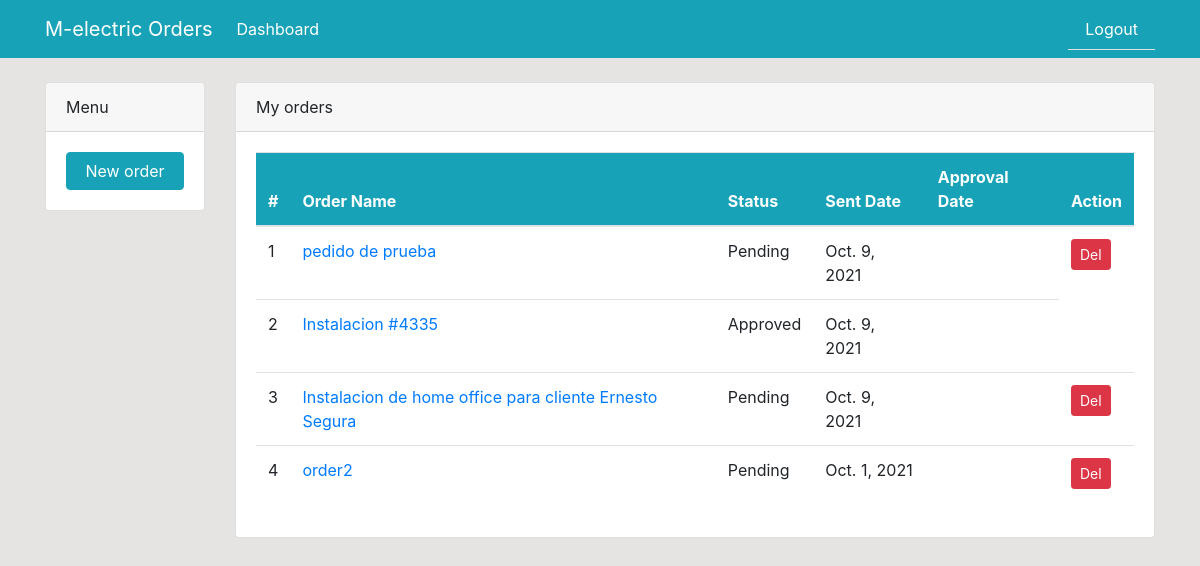
/dashboard (signed in), run on an earlier commit of the app's database.
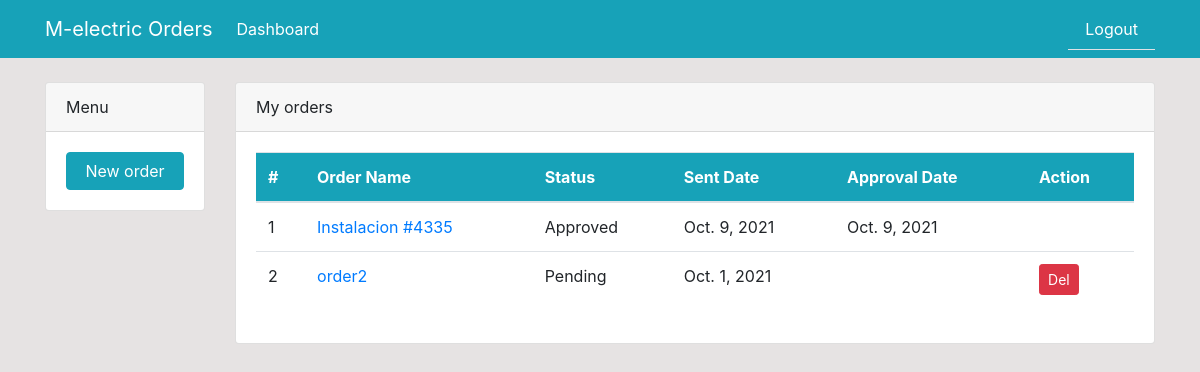
And on a later commit of the database.
### dashboard/models.py (models this page shows, shortened)
class Order(models.Model):
	description = models.CharField('Order Description', max_length=100)
	status = models.CharField('Status', max_length=50, choices=STATUS)
	user = models.ForeignKey(User, blank=True, null=True, on_delete=models.CASCADE)
	products = models.ManyToManyField(Product, blank=True, through='ThroughModel')
	created = models.DateTimeField(auto_now_add=True)
	approval_date = models.DateTimeField('Approval Date', blank=True, null=True)

### dashboard/views.py (the view)
# urls.py: path('dashboard', views.index, name='index'),
@login_required
def index(request):
    orders_list = Order.objects.filter(user=request.user).order_by('-created')
    pending_orders = Order.objects.filter(status='Pending')
    context = {
        'orders_list': orders_list,
        'pending_orders': pending_orders,
    }
    return render(request, 'dashboard/index.html', context)

### templates/dashboard/index.html (shortened to what this page needs)
{% extends 'partials/base.html' %}
{% block content %}
{% if user.is_authenticated and user.is_staff %}
{% include 'dashboard/pending_orders.html' %}
{% else %}
{% include 'dashboard/employee_index.html' %}
{% endif %}
{% endblock %}

### templates/dashboard/employee_index.html
{% load crispy_forms_tags %}
<div class="container">
    <div class="row mt-4">
        <div class="col-md-2">
            <div class="card">
                <div class="card-header">
                    Menu
                </div>
                <div class="card-body">
                    <a class="btn btn-info btn-block" href="{% url 'new-order' %}">New order</a>
                </div>
            </div>
        </div>
        <div class="col-md-10">
            <div class="card">
                <div class="card-header">
                    My orders
                </div>
                <div class="card-body">
                    <table class="table bg-white">
                        <thead class="bg-info text-white">
                            <tr>
                                <th>#</th>
                                <th scope="col">Order Name</th>
                                <th scope="col">Status</th>
                                <th scope="col">Sent Date</th>
                                <th scope="col">Approval Date</th>
                                <th scope="col">Action</th>
                            </tr>
                        </thead>
                        <tbody>
                            {% for order in orders_list %}
                            <tr>
                                <td>{{ forloop.counter }}</td>
                                <td><a href="{% url 'order-detail' order.id %}">{{ order.description }}</a></td>
                                <td>{{ order.status }}</td>
                                <td>{{ order.created.date }}</td>
                                <td>{{ order.approval_date.date }}</td>
                                {% if order.status == "Pending" %}
                                <td><a class="btn btn-danger btn-sm" href="{% url 'pending-order-delete' order.id %}">Del</a></td>
                                {% endif %}
                            </tr>
                            {% endfor %}
                        </tbody>
                    </table>
                </div>
            </div>
        </div>
    </div>
</div>

What changed in the data, as far as the page shows it:
removed Order: description "pedido de prueba", status "Pending", created "Oct. 9, 2021", shows "Del"
removed Order: description "Instalacion de home office para cliente Ernesto Segura", status "Pending", created "Oct. 9, 2021", shows "Del"
changed Order "Instalacion #4335": approval_date (not shown) → "Oct. 9, 2021"
